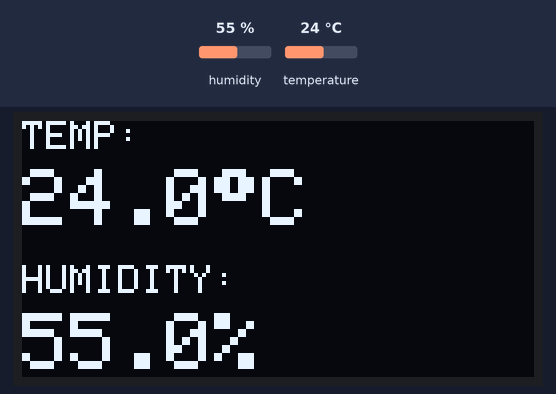
This program was run on a simulated ESP32. Parts: 128×64 one-colour display. Inputs (shaded band) come from the test bench; at power-on: humidity 55 %, temperature 24 °C. What the program prints to the serial monitor is not drawn.

Above: at 3.6 s.
3.7 s: humidity set to 22 %
At 5.7 s:
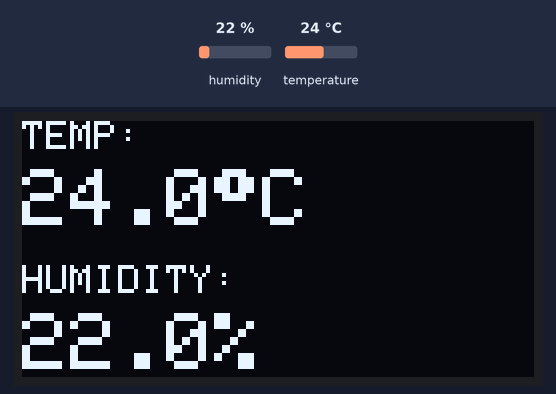
6.7 s: temperature set to 12 °C
At 8.4 s:
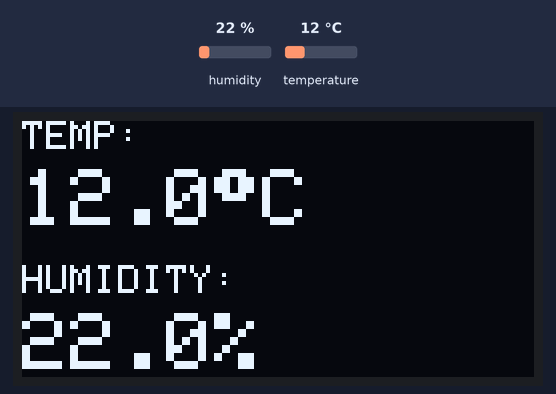
9.7 s: humidity set to 40 %
At 12.3 s:
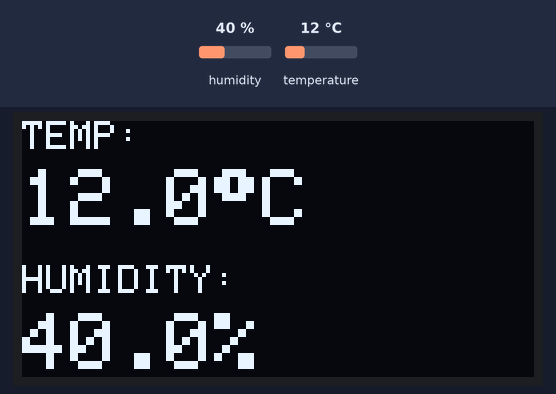
12.7 s: temperature set to 19 °C
At 14.0 s:
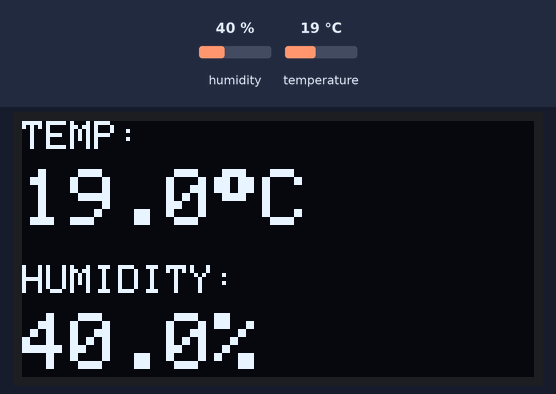
Timing chart, 0 to 15.7 s (numbered marks = the images above; inputs shaded):
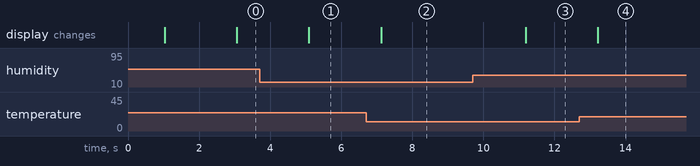

The program:

main.cpp
```cpp
#include <Arduino.h>

#include <Wire.h>
#include <Adafruit_GFX.h>
#include <Adafruit_SSD1306.h>
#include <DHT.h>

#define SCREEN_WIDTH 128
#define SCREEN_HEIGHT 64
#define OLED_RESET     -1
Adafruit_SSD1306 display(SCREEN_WIDTH, SCREEN_HEIGHT, &Wire, OLED_RESET);

#define DHTPIN 5      // Digital pin connected to the DHT22 data pin
#define DHTTYPE DHT22 // Define DHT 22
DHT dht(DHTPIN, DHTTYPE);

void setup() {
  Serial.begin(115200);
  delay(1000); // Give serial monitor time to open
  dht.begin();

  // Initialize OLED display
  if(!display.begin(SSD1306_SWITCHCAPVCC, 0x3C)) {
    Serial.println(F("SSD1306 allocation failed"));
    for(;;);
  }

  display.clearDisplay();
  display.setTextColor(SSD1306_WHITE);
  Serial.println(F("System initialized. Waiting for sensor readings..."));
}

void loop() {
  // Wait 2 seconds between measurements (DHT22 reading frequency)
  delay(2000);

  // Read humidity
  float h = dht.readHumidity();
  // Read temperature as Celsius (default)
  float t = dht.readTemperature();

  // Check if readings failed and exit early to try again
  if (isnan(h) || isnan(t)) {
    Serial.println(F("Error: Failed to read from DHT sensor!"));
    display.clearDisplay();
    display.setTextSize(1);
    display.setCursor(0, 0);
    display.println(F("Sensor Error!"));
    display.display();
    return;
  }

  // --- Print to Serial Monitor ---
  Serial.print(F("Humidity: "));
  Serial.print(h, 1);
  Serial.print(F("%  |  Temperature: "));
  Serial.print(t, 1);
  Serial.println(F("°C"));

  // --- Update OLED Display ---
  display.clearDisplay();

  // --- Temperature Section ---
  display.setTextSize(1);
  display.setCursor(0, 0);
  display.print(F("TEMP:"));

  display.setTextSize(2);
  display.setCursor(0, 12);
  display.print(t, 1);
  display.print((char)247);
  display.println(F("C"));

  // --- Humidity Section ---
  display.setTextSize(1);
  display.setCursor(0, 36);
  display.print(F("HUMIDITY:"));

  display.setTextSize(2);
  display.setCursor(0, 48);
  display.print(h, 1);
  display.println(F("%"));

  // Send everything to the screen
  display.display();
}
```

Measured:
- after the input at 3.7 s, the display: changes after 1.4 s (image 1)
- after the input at 6.7 s, the display: changes after 0.42 s (image 2)
- after the input at 9.7 s, the display: changes after 1.5 s (image 3)
- after the input at 12.7 s, the display: changes after 0.52 s (image 4)
